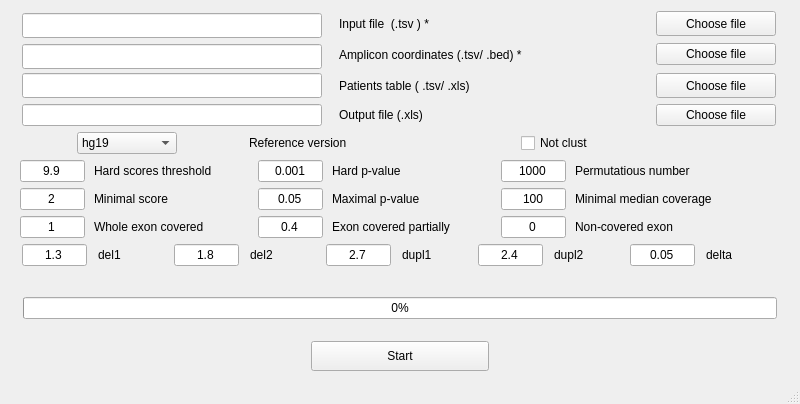
<?xml version="1.0" encoding="UTF-8"?>
<ui version="4.0">
 <class>BRACNAV</class>
 <widget class="QMainWindow" name="BRACNAV">
  <property name="geometry">
   <rect>
    <x>0</x>
    <y>0</y>
    <width>800</width>
    <height>404</height>
   </rect>
  </property>
  <property name="maximumSize">
   <size>
    <width>800</width>
    <height>404</height>
   </size>
  </property>
  <property name="windowTitle">
   <string>BRACNAV</string>
  </property>
  <widget class="QWidget" name="centralWidget">
   <property name="sizePolicy">
    <sizepolicy hsizetype="Expanding" vsizetype="Expanding">
     <horstretch>0</horstretch>
     <verstretch>0</verstretch>
    </sizepolicy>
   </property>
   <layout class="QVBoxLayout" name="verticalLayout">
    <item>
     <layout class="QHBoxLayout" name="horizontalLayout">
      <item>
       <widget class="QLineEdit" name="input_file_text">
        <property name="enabled">
         <bool>true</bool>
        </property>
        <property name="minimumSize">
         <size>
          <width>200</width>
          <height>25</height>
         </size>
        </property>
        <property name="maximumSize">
         <size>
          <width>300</width>
          <height>20</height>
         </size>
        </property>
        <property name="html" stdset="0">
         <string>&lt;!DOCTYPE HTML PUBLIC &quot;-//W3C//DTD HTML 4.0//EN&quot; &quot;http://www.w3.org/TR/REC-html40/strict.dtd&quot;&gt;
&lt;html&gt;&lt;head&gt;&lt;meta name=&quot;qrichtext&quot; content=&quot;1&quot; /&gt;&lt;style type=&quot;text/css&quot;&gt;
p, li { white-space: pre-wrap; }
&lt;/style&gt;&lt;/head&gt;&lt;body style=&quot; font-family:'Ubuntu'; font-size:11pt; font-weight:400; font-style:normal;&quot;&gt;
&lt;p style=&quot;-qt-paragraph-type:empty; margin-top:0px; margin-bottom:0px; margin-left:0px; margin-right:0px; -qt-block-indent:0; text-indent:0px;&quot;&gt;&lt;br /&gt;&lt;/p&gt;&lt;/body&gt;&lt;/html&gt;</string>
        </property>
       </widget>
      </item>
      <item>
       <widget class="QLabel" name="label">
        <property name="maximumSize">
         <size>
          <width>300</width>
          <height>30</height>
         </size>
        </property>
        <property name="font">
         <font>
          <family>Liberation Sans</family>
         </font>
        </property>
        <property name="toolTip">
         <string>&lt;html&gt;&lt;head/&gt;&lt;body&gt;&lt;p&gt;File with amplicon coverages with following columns: Patient#, Patient_ID, Barcodes, Median_Coverage, Number_&amp;lt;30, amplicon#1... (Patient_ID, Barcodes, Median_Coverage, Number_&amp;lt;30 are optional columns)&lt;/p&gt;&lt;/body&gt;&lt;/html&gt;</string>
        </property>
        <property name="whatsThis">
         <string>&lt;html&gt;&lt;head/&gt;&lt;body&gt;&lt;p&gt;File with amplicon coverages&lt;/p&gt;&lt;p&gt;&lt;br/&gt;&lt;/p&gt;&lt;/body&gt;&lt;/html&gt;</string>
        </property>
        <property name="text">
         <string>Input file  (.tsv ) *</string>
        </property>
       </widget>
      </item>
      <item>
       <widget class="QPushButton" name="input_file_button">
        <property name="maximumSize">
         <size>
          <width>120</width>
          <height>30</height>
         </size>
        </property>
        <property name="font">
         <font>
          <family>Liberation Sans</family>
         </font>
        </property>
        <property name="text">
         <string>Choose file</string>
        </property>
       </widget>
      </item>
     </layout>
    </item>
    <item>
     <layout class="QHBoxLayout" name="horizontalLayout_2">
      <item>
       <widget class="QLineEdit" name="amplicon_file_text">
        <property name="enabled">
         <bool>true</bool>
        </property>
        <property name="minimumSize">
         <size>
          <width>200</width>
          <height>25</height>
         </size>
        </property>
        <property name="maximumSize">
         <size>
          <width>300</width>
          <height>20</height>
         </size>
        </property>
        <property name="html" stdset="0">
         <string>&lt;!DOCTYPE HTML PUBLIC &quot;-//W3C//DTD HTML 4.0//EN&quot; &quot;http://www.w3.org/TR/REC-html40/strict.dtd&quot;&gt;
&lt;html&gt;&lt;head&gt;&lt;meta name=&quot;qrichtext&quot; content=&quot;1&quot; /&gt;&lt;style type=&quot;text/css&quot;&gt;
p, li { white-space: pre-wrap; }
&lt;/style&gt;&lt;/head&gt;&lt;body style=&quot; font-family:'Ubuntu'; font-size:11pt; font-weight:400; font-style:normal;&quot;&gt;
&lt;p style=&quot;-qt-paragraph-type:empty; margin-top:0px; margin-bottom:0px; margin-left:0px; margin-right:0px; -qt-block-indent:0; text-indent:0px;&quot;&gt;&lt;br /&gt;&lt;/p&gt;&lt;/body&gt;&lt;/html&gt;</string>
        </property>
       </widget>
      </item>
      <item>
       <widget class="QLabel" name="label_2">
        <property name="maximumSize">
         <size>
          <width>300</width>
          <height>30</height>
         </size>
        </property>
        <property name="font">
         <font>
          <family>Liberation Sans</family>
         </font>
        </property>
        <property name="toolTip">
         <string>&lt;html&gt;&lt;head/&gt;&lt;body&gt;&lt;p&gt;TSV-file with coordinates for each amplicon and numbers of multiplexes. First column is a number of amplicon, second - number of chromosome, next two - coordinates, and last - number of multiplex.&lt;/p&gt;&lt;/body&gt;&lt;/html&gt;</string>
        </property>
        <property name="whatsThis">
         <string>&lt;html&gt;&lt;head/&gt;&lt;body&gt;&lt;p&gt;TSV-file with coordinates for each amplicon and numbers of multiplexes&lt;/p&gt;&lt;/body&gt;&lt;/html&gt;</string>
        </property>
        <property name="text">
         <string>Amplicon coordinates (.tsv/ .bed) *</string>
        </property>
        <property name="scaledContents">
         <bool>false</bool>
        </property>
       </widget>
      </item>
      <item>
       <widget class="QPushButton" name="amplicon_file_button">
        <property name="maximumSize">
         <size>
          <width>120</width>
          <height>16777215</height>
         </size>
        </property>
        <property name="font">
         <font>
          <family>Liberation Sans</family>
         </font>
        </property>
        <property name="text">
         <string>Choose file</string>
        </property>
       </widget>
      </item>
     </layout>
    </item>
    <item>
     <layout class="QHBoxLayout" name="horizontalLayout_3">
      <property name="topMargin">
       <number>0</number>
      </property>
      <item>
       <widget class="QLineEdit" name="patients_table_text">
        <property name="enabled">
         <bool>true</bool>
        </property>
        <property name="sizePolicy">
         <sizepolicy hsizetype="Fixed" vsizetype="Fixed">
          <horstretch>0</horstretch>
          <verstretch>0</verstretch>
         </sizepolicy>
        </property>
        <property name="minimumSize">
         <size>
          <width>0</width>
          <height>25</height>
         </size>
        </property>
        <property name="maximumSize">
         <size>
          <width>300</width>
          <height>25</height>
         </size>
        </property>
       </widget>
      </item>
      <item>
       <widget class="QLabel" name="label_3">
        <property name="maximumSize">
         <size>
          <width>300</width>
          <height>30</height>
         </size>
        </property>
        <property name="font">
         <font>
          <family>Liberation Sans</family>
         </font>
        </property>
        <property name="toolTip">
         <string>&lt;html&gt;&lt;head/&gt;&lt;body&gt;&lt;p&gt;Optional TSV-file with patient IDs and names. Column names are required (Patient_num, Patient_ID, Barcode_1, Barcode_2)&lt;/p&gt;&lt;/body&gt;&lt;/html&gt;</string>
        </property>
        <property name="whatsThis">
         <string>&lt;html&gt;&lt;head/&gt;&lt;body&gt;&lt;p&gt;TSV-file with patient IDs and names. Column names are required&lt;/p&gt;&lt;/body&gt;&lt;/html&gt;</string>
        </property>
        <property name="text">
         <string>Patients table ( .tsv/ .xls)</string>
        </property>
       </widget>
      </item>
      <item>
       <widget class="QPushButton" name="patients_table_button">
        <property name="maximumSize">
         <size>
          <width>120</width>
          <height>30</height>
         </size>
        </property>
        <property name="font">
         <font>
          <family>Liberation Sans</family>
         </font>
        </property>
        <property name="text">
         <string>Choose file</string>
        </property>
       </widget>
      </item>
     </layout>
    </item>
    <item>
     <layout class="QHBoxLayout" name="horizontalLayout_4">
      <property name="bottomMargin">
       <number>0</number>
      </property>
      <item>
       <widget class="QLineEdit" name="output_file_text">
        <property name="enabled">
         <bool>true</bool>
        </property>
        <property name="maximumSize">
         <size>
          <width>300</width>
          <height>25</height>
         </size>
        </property>
        <property name="baseSize">
         <size>
          <width>220</width>
          <height>0</height>
         </size>
        </property>
        <property name="html" stdset="0">
         <string>&lt;!DOCTYPE HTML PUBLIC &quot;-//W3C//DTD HTML 4.0//EN&quot; &quot;http://www.w3.org/TR/REC-html40/strict.dtd&quot;&gt;
&lt;html&gt;&lt;head&gt;&lt;meta name=&quot;qrichtext&quot; content=&quot;1&quot; /&gt;&lt;style type=&quot;text/css&quot;&gt;
p, li { white-space: pre-wrap; }
&lt;/style&gt;&lt;/head&gt;&lt;body style=&quot; font-family:'Ubuntu'; font-size:11pt; font-weight:400; font-style:normal;&quot;&gt;
&lt;p style=&quot;-qt-paragraph-type:empty; margin-top:0px; margin-bottom:0px; margin-left:0px; margin-right:0px; -qt-block-indent:0; text-indent:0px;&quot;&gt;&lt;br /&gt;&lt;/p&gt;&lt;/body&gt;&lt;/html&gt;</string>
        </property>
       </widget>
      </item>
      <item>
       <widget class="QLabel" name="label_4">
        <property name="maximumSize">
         <size>
          <width>300</width>
          <height>30</height>
         </size>
        </property>
        <property name="font">
         <font>
          <family>Liberation Sans</family>
         </font>
        </property>
        <property name="text">
         <string>Output file (.xls)</string>
        </property>
       </widget>
      </item>
      <item>
       <widget class="QPushButton" name="output_file_button">
        <property name="maximumSize">
         <size>
          <width>120</width>
          <height>30</height>
         </size>
        </property>
        <property name="font">
         <font>
          <family>Liberation Sans</family>
         </font>
        </property>
        <property name="text">
         <string>Choose file</string>
        </property>
       </widget>
      </item>
     </layout>
    </item>
    <item>
     <layout class="QHBoxLayout" name="horizontalLayout_5">
      <property name="bottomMargin">
       <number>0</number>
      </property>
      <item>
       <widget class="QComboBox" name="reference_version_box">
        <property name="maximumSize">
         <size>
          <width>100</width>
          <height>100</height>
         </size>
        </property>
        <property name="font">
         <font>
          <family>Liberation Sans</family>
         </font>
        </property>
        <item>
         <property name="text">
          <string>hg19</string>
         </property>
        </item>
        <item>
         <property name="text">
          <string>hg38</string>
         </property>
        </item>
       </widget>
      </item>
      <item>
       <widget class="QLabel" name="label_5">
        <property name="maximumSize">
         <size>
          <width>200</width>
          <height>30</height>
         </size>
        </property>
        <property name="font">
         <font>
          <family>Liberation Sans</family>
         </font>
        </property>
        <property name="toolTip">
         <string>&lt;html&gt;&lt;head/&gt;&lt;body&gt;&lt;p&gt;Version of the reference genome&lt;/p&gt;&lt;/body&gt;&lt;/html&gt;</string>
        </property>
        <property name="whatsThis">
         <string>&lt;html&gt;&lt;head/&gt;&lt;body&gt;&lt;p&gt;Version of the reference genome&lt;/p&gt;&lt;/body&gt;&lt;/html&gt;</string>
        </property>
        <property name="text">
         <string>Reference version</string>
        </property>
       </widget>
      </item>
      <item>
       <widget class="QCheckBox" name="clust_box">
        <property name="maximumSize">
         <size>
          <width>200</width>
          <height>30</height>
         </size>
        </property>
        <property name="font">
         <font>
          <family>Liberation Sans</family>
         </font>
        </property>
        <property name="toolTip">
         <string>&lt;html&gt;&lt;head/&gt;&lt;body&gt;&lt;p&gt;Use this parameter if you do not want to clusterize samples during normalization&lt;/p&gt;&lt;/body&gt;&lt;/html&gt;</string>
        </property>
        <property name="whatsThis">
         <string>&lt;html&gt;&lt;head/&gt;&lt;body&gt;&lt;p&gt;Use this parameter if you do not want to clusterize samples during normalization&lt;/p&gt;&lt;/body&gt;&lt;/html&gt;</string>
        </property>
        <property name="text">
         <string>Not clust</string>
        </property>
       </widget>
      </item>
     </layout>
    </item>
    <item>
     <layout class="QHBoxLayout" name="horizontalLayout_6">
      <property name="spacing">
       <number>0</number>
      </property>
      <property name="bottomMargin">
       <number>0</number>
      </property>
      <item>
       <widget class="QLineEdit" name="Hscores_threshold_text">
        <property name="maximumSize">
         <size>
          <width>65</width>
          <height>25</height>
         </size>
        </property>
        <property name="font">
         <font>
          <family>Liberation Sans</family>
         </font>
        </property>
        <property name="text">
         <string>9.9</string>
        </property>
        <property name="alignment">
         <set>Qt::AlignCenter</set>
        </property>
       </widget>
      </item>
      <item>
       <widget class="QLabel" name="label_7">
        <property name="maximumSize">
         <size>
          <width>155</width>
          <height>16777215</height>
         </size>
        </property>
        <property name="font">
         <font>
          <family>Liberation Sans</family>
         </font>
        </property>
        <property name="toolTip">
         <string>&lt;html&gt;&lt;head/&gt;&lt;body&gt;&lt;p&gt;Minimal hard score for large rearrangement detection&lt;/p&gt;&lt;/body&gt;&lt;/html&gt;</string>
        </property>
        <property name="whatsThis">
         <string>&lt;html&gt;&lt;head/&gt;&lt;body&gt;&lt;p&gt;Minimal hard score for large rearrangement detection&lt;/p&gt;&lt;/body&gt;&lt;/html&gt;</string>
        </property>
        <property name="text">
         <string>Hard scores threshold</string>
        </property>
       </widget>
      </item>
      <item>
       <widget class="QLineEdit" name="Hpvalue_text">
        <property name="maximumSize">
         <size>
          <width>65</width>
          <height>25</height>
         </size>
        </property>
        <property name="font">
         <font>
          <family>Liberation Sans</family>
         </font>
        </property>
        <property name="text">
         <string>0.001</string>
        </property>
        <property name="alignment">
         <set>Qt::AlignCenter</set>
        </property>
       </widget>
      </item>
      <item>
       <widget class="QLabel" name="label_6">
        <property name="maximumSize">
         <size>
          <width>160</width>
          <height>16777215</height>
         </size>
        </property>
        <property name="font">
         <font>
          <family>Liberation Sans</family>
         </font>
        </property>
        <property name="toolTip">
         <string>&lt;html&gt;&lt;head/&gt;&lt;body&gt;&lt;p&gt;Maximal p-value for hard filtering mutations&lt;/p&gt;&lt;/body&gt;&lt;/html&gt;</string>
        </property>
        <property name="whatsThis">
         <string>&lt;html&gt;&lt;head/&gt;&lt;body&gt;&lt;p&gt;Maximal p-value for hard filtering mutations&lt;/p&gt;&lt;/body&gt;&lt;/html&gt;</string>
        </property>
        <property name="text">
         <string>Hard p-value</string>
        </property>
       </widget>
      </item>
      <item>
       <widget class="QLineEdit" name="permutations_number_text">
        <property name="enabled">
         <bool>true</bool>
        </property>
        <property name="maximumSize">
         <size>
          <width>65</width>
          <height>25</height>
         </size>
        </property>
        <property name="font">
         <font>
          <family>Liberation Sans</family>
         </font>
        </property>
	<property name="text">
         <string>1000</string>
        </property>
        <property name="alignment">
         <set>Qt::AlignCenter</set>
        </property>
      </widget>
      </item>
      <item>
       <widget class="QLabel" name="label_8">
        <property name="maximumSize">
         <size>
          <width>200</width>
          <height>100</height>
         </size>
        </property>
        <property name="font">
         <font>
          <family>Liberation Sans</family>
         </font>
        </property>
        <property name="toolTip">
         <string>&lt;html&gt;&lt;head/&gt;&lt;body&gt;&lt;p&gt;Number of permutations for calculating p-value&lt;/p&gt;&lt;/body&gt;&lt;/html&gt;</string>
        </property>
        <property name="whatsThis">
         <string>&lt;html&gt;&lt;head/&gt;&lt;body&gt;&lt;p&gt;Number of permutations for calculating p-value&lt;/p&gt;&lt;/body&gt;&lt;/html&gt;</string>
        </property>
        <property name="text">
         <string>Permutatious number</string>
        </property>
       </widget>
      </item>
     </layout>
    </item>
    <item>
     <layout class="QHBoxLayout" name="horizontalLayout_7">
      <property name="spacing">
       <number>0</number>
      </property>
      <property name="bottomMargin">
       <number>0</number>
      </property>
      <item>
       <widget class="QLineEdit" name="minimal_score_text">
        <property name="maximumSize">
         <size>
          <width>65</width>
          <height>25</height>
         </size>
        </property>
        <property name="font">
         <font>
          <family>Liberation Sans</family>
         </font>
        </property>
	<property name="text">
         <string>2</string>
        </property>
        <property name="alignment">
         <set>Qt::AlignCenter</set>
        </property>
       </widget>
      </item>
      <item>
       <widget class="QLabel" name="label_9">
        <property name="maximumSize">
         <size>
          <width>155</width>
          <height>16777215</height>
         </size>
        </property>
        <property name="font">
         <font>
          <family>Liberation Sans</family>
         </font>
        </property>
        <property name="toolTip">
         <string>&lt;html&gt;&lt;head/&gt;&lt;body&gt;&lt;p&gt;Minimal score for large rearrangement detection&lt;/p&gt;&lt;/body&gt;&lt;/html&gt;</string>
        </property>
        <property name="whatsThis">
         <string>&lt;html&gt;&lt;head/&gt;&lt;body&gt;&lt;p&gt;Minimal score for large rearrangement detection&lt;/p&gt;&lt;/body&gt;&lt;/html&gt;</string>
        </property>
        <property name="text">
         <string>Minimal score</string>
        </property>
       </widget>
      </item>
      <item>
       <widget class="QLineEdit" name="maximal_p_value_text">
        <property name="maximumSize">
         <size>
          <width>65</width>
          <height>25</height>
         </size>
        </property>
        <property name="font">
         <font>
          <family>Liberation Sans</family>
         </font>
        </property>
	<property name="text">
         <string>0.05</string>
        </property>
        <property name="alignment">
         <set>Qt::AlignCenter</set>
        </property>
       </widget>
      </item>
      <item>
       <widget class="QLabel" name="label_10">
        <property name="maximumSize">
         <size>
          <width>160</width>
          <height>16777215</height>
         </size>
        </property>
        <property name="font">
         <font>
          <family>Liberation Sans</family>
         </font>
        </property>
        <property name="toolTip">
         <string>&lt;html&gt;&lt;head/&gt;&lt;body&gt;&lt;p&gt;Maximal p-value for filtering mutations&lt;/p&gt;&lt;/body&gt;&lt;/html&gt;</string>
        </property>
        <property name="whatsThis">
         <string>&lt;html&gt;&lt;head/&gt;&lt;body&gt;&lt;p&gt;Maximal p-value for filtering mutations&lt;/p&gt;&lt;/body&gt;&lt;/html&gt;</string>
        </property>
        <property name="text">
         <string>Maximal p-value</string>
        </property>
       </widget>
      </item>
      <item>
       <widget class="QLineEdit" name="minimal_median_coverage_text">
        <property name="maximumSize">
         <size>
          <width>65</width>
          <height>25</height>
         </size>
        </property>
        <property name="font">
         <font>
          <family>Liberation Sans</family>
         </font>
        </property>
	<property name="text">
         <string>100</string>
        </property>
        <property name="alignment">
         <set>Qt::AlignCenter</set>
        </property>
       </widget>
      </item>
      <item>
       <widget class="QLabel" name="label_11">
        <property name="maximumSize">
         <size>
          <width>200</width>
          <height>30</height>
         </size>
        </property>
        <property name="font">
         <font>
          <family>Liberation Sans</family>
         </font>
        </property>
        <property name="toolTip">
         <string>&lt;html&gt;&lt;head/&gt;&lt;body&gt;&lt;p&gt;Minimal median coverage for patient&lt;/p&gt;&lt;/body&gt;&lt;/html&gt;</string>
        </property>
        <property name="whatsThis">
         <string>&lt;html&gt;&lt;head/&gt;&lt;body&gt;&lt;p&gt;Minimal median coverage for patient&lt;/p&gt;&lt;/body&gt;&lt;/html&gt;</string>
        </property>
        <property name="text">
         <string>Minimal median coverage</string>
        </property>
       </widget>
      </item>
     </layout>
    </item>
    <item>
     <layout class="QHBoxLayout" name="horizontalLayout_10">
      <property name="spacing">
       <number>0</number>
      </property>
      <property name="bottomMargin">
       <number>0</number>
      </property>
      <item>
       <widget class="QLineEdit" name="exonCoveredWhole_text">
        <property name="maximumSize">
         <size>
          <width>65</width>
          <height>25</height>
         </size>
        </property>
        <property name="font">
         <font>
          <family>Liberation Sans</family>
         </font>
        </property>
	<property name="text">
         <string>1</string>
        </property>
        <property name="alignment">
         <set>Qt::AlignCenter</set>
        </property>
       </widget>
      </item>
      <item>
       <widget class="QLabel" name="label_14">
        <property name="maximumSize">
         <size>
          <width>155</width>
          <height>16777215</height>
         </size>
        </property>
        <property name="font">
         <font>
          <family>Liberation Sans</family>
         </font>
        </property>
        <property name="toolTip">
         <string>&lt;html&gt;&lt;head/&gt;&lt;body&gt;&lt;p&gt;Value for calculating score when whole exon is covered &lt;/p&gt;&lt;/body&gt;&lt;/html&gt;</string>
        </property>
        <property name="text">
         <string>Whole exon covered</string>
        </property>
       </widget>
      </item>
      <item>
       <widget class="QLineEdit" name="exonCoveredPart_text">
        <property name="maximumSize">
         <size>
          <width>65</width>
          <height>25</height>
         </size>
        </property>
        <property name="font">
         <font>
          <family>Liberation Sans</family>
         </font>
        </property>
	<property name="text">
         <string>0.4</string>
        </property>
        <property name="alignment">
         <set>Qt::AlignCenter</set>
        </property>
       </widget>
      </item>
      <item>
       <widget class="QLabel" name="label_13">
        <property name="maximumSize">
         <size>
          <width>160</width>
          <height>16777215</height>
         </size>
        </property>
        <property name="font">
         <font>
          <family>Liberation Sans</family>
         </font>
        </property>
        <property name="toolTip">
         <string>&lt;html&gt;&lt;head/&gt;&lt;body&gt;&lt;p&gt;Value for calculating score when part of exon is covered&lt;/p&gt;&lt;/body&gt;&lt;/html&gt;</string>
        </property>
        <property name="text">
         <string>Exon covered partially</string>
        </property>
       </widget>
      </item>
      <item>
       <widget class="QLineEdit" name="exonNonCovered_text">
        <property name="maximumSize">
         <size>
          <width>65</width>
          <height>25</height>
         </size>
        </property>
        <property name="font">
         <font>
          <family>Liberation Sans</family>
         </font>
        </property>
	<property name="text">
         <string>0</string>
        </property>
        <property name="alignment">
         <set>Qt::AlignCenter</set>
        </property>
       </widget>
      </item>
      <item>
       <widget class="QLabel" name="label_12">
        <property name="maximumSize">
         <size>
          <width>200</width>
          <height>16777215</height>
         </size>
        </property>
        <property name="font">
         <font>
          <family>Liberation Sans</family>
         </font>
        </property>
        <property name="toolTip">
         <string>&lt;html&gt;&lt;head/&gt;&lt;body&gt;&lt;p&gt;Value for calculating score when exon is not covered&lt;/p&gt;&lt;/body&gt;&lt;/html&gt;</string>
        </property>
        <property name="text">
         <string>Non-covered exon</string>
        </property>
       </widget>
      </item>
     </layout>
    </item>
    <item>
     <layout class="QHBoxLayout" name="horizontalLayout_11">
      <property name="spacing">
       <number>0</number>
      </property>
      <property name="bottomMargin">
       <number>0</number>
      </property>
      <item>
       <widget class="QLineEdit" name="delTh1_text">
        <property name="maximumSize">
         <size>
          <width>65</width>
          <height>25</height>
         </size>
        </property>
        <property name="font">
         <font>
          <family>Liberation Sans</family>
         </font>
        </property>
	<property name="text">
         <string>1.3</string>
        </property>
        <property name="alignment">
         <set>Qt::AlignCenter</set>
        </property>
       </widget>
      </item>
      <item>
       <widget class="QLabel" name="label_15">
        <property name="maximumSize">
         <size>
          <width>65</width>
          <height>30</height>
         </size>
        </property>
        <property name="font">
         <font>
          <family>Liberation Sans</family>
         </font>
        </property>
        <property name="toolTip">
         <string>&lt;html&gt;&lt;head/&gt;&lt;body&gt;&lt;p&gt;Normalized value of coverage for considering an amplicon as likely deleted&lt;/p&gt;&lt;/body&gt;&lt;/html&gt;</string>
        </property>
        <property name="text">
         <string>del1</string>
        </property>
       </widget>
      </item>
      <item>
       <widget class="QLineEdit" name="delTh2_text">
        <property name="maximumSize">
         <size>
          <width>65</width>
          <height>25</height>
         </size>
        </property>
        <property name="font">
         <font>
          <family>Liberation Sans</family>
         </font>
        </property>
	<property name="text">
         <string>1.8</string>
        </property>
        <property name="alignment">
         <set>Qt::AlignCenter</set>
        </property>
       </widget>
      </item>
      <item>
       <widget class="QLabel" name="label_16">
        <property name="maximumSize">
         <size>
          <width>65</width>
          <height>16777215</height>
         </size>
        </property>
        <property name="font">
         <font>
          <family>Liberation Sans</family>
         </font>
        </property>
        <property name="toolTip">
         <string>&lt;html&gt;&lt;head/&gt;&lt;body&gt;&lt;p&gt;Normalized value of coverage for considering an amplicon as probably deleted &lt;/p&gt;&lt;/body&gt;&lt;/html&gt;</string>
        </property>
        <property name="text">
         <string>del2</string>
        </property>
       </widget>
      </item>
      <item>
       <widget class="QLineEdit" name="duplTh1_text">
        <property name="maximumSize">
         <size>
          <width>65</width>
          <height>25</height>
         </size>
        </property>
        <property name="font">
         <font>
          <family>Liberation Sans</family>
         </font>
        </property>
	<property name="text">
         <string>2.7</string>
        </property>
        <property name="alignment">
         <set>Qt::AlignCenter</set>
        </property>
       </widget>
      </item>
      <item>
       <widget class="QLabel" name="label_17">
        <property name="maximumSize">
         <size>
          <width>65</width>
          <height>16777215</height>
         </size>
        </property>
        <property name="font">
         <font>
          <family>Liberation Sans</family>
         </font>
        </property>
        <property name="toolTip">
         <string>&lt;html&gt;&lt;head/&gt;&lt;body&gt;&lt;p&gt;Normalized value of coverage for considering an amplicon as likely duplicated&lt;/p&gt;&lt;/body&gt;&lt;/html&gt;</string>
        </property>
        <property name="text">
         <string>dupl1</string>
        </property>
       </widget>
      </item>
      <item>
       <widget class="QLineEdit" name="duplTh2_text">
        <property name="maximumSize">
         <size>
          <width>65</width>
          <height>25</height>
         </size>
        </property>
        <property name="font">
         <font>
          <family>Liberation Sans</family>
         </font>
        </property>
	<property name="text">
         <string>2.4</string>
        </property>
        <property name="alignment">
         <set>Qt::AlignCenter</set>
        </property>
       </widget>
      </item>
      <item>
       <widget class="QLabel" name="label_18">
        <property name="maximumSize">
         <size>
          <width>65</width>
          <height>16777215</height>
         </size>
        </property>
        <property name="font">
         <font>
          <family>Liberation Sans</family>
         </font>
        </property>
        <property name="toolTip">
         <string>&lt;html&gt;&lt;head/&gt;&lt;body&gt;&lt;p&gt;Normalized value of coverage for considering an amplicon as probably duplicated&lt;/p&gt;&lt;/body&gt;&lt;/html&gt;</string>
        </property>
        <property name="text">
         <string>dupl2</string>
        </property>
       </widget>
      </item>
      <item>
       <widget class="QLineEdit" name="delta_text">
        <property name="maximumSize">
         <size>
          <width>65</width>
          <height>25</height>
         </size>
        </property>
        <property name="font">
         <font>
          <family>Liberation Sans</family>
         </font>
        </property>
	<property name="text">
         <string>0.05</string>
        </property>
        <property name="alignment">
         <set>Qt::AlignCenter</set>
        </property>
       </widget>
      </item>
      <item>
       <widget class="QLabel" name="delta">
        <property name="maximumSize">
         <size>
          <width>65</width>
          <height>16777215</height>
         </size>
        </property>
        <property name="font">
         <font>
          <family>Liberation Sans</family>
         </font>
        </property>
        <property name="toolTip">
         <string>&lt;html&gt;&lt;head/&gt;&lt;body&gt;&lt;p&gt;Minimal relative difference between two values to be considered as significant&lt;/p&gt;&lt;/body&gt;&lt;/html&gt;</string>
        </property>
        <property name="text">
         <string>delta</string>
        </property>
       </widget>
      </item>
     </layout>
    </item>
    <item>
     <spacer name="verticalSpacer_2">
      <property name="orientation">
       <enum>Qt::Vertical</enum>
      </property>
      <property name="sizeHint" stdset="0">
       <size>
        <width>20</width>
        <height>40</height>
       </size>
      </property>
     </spacer>
    </item>
    <item>
     <layout class="QHBoxLayout" name="horizontalLayout_9">
      <property name="leftMargin">
       <number>12</number>
      </property>
      <property name="rightMargin">
       <number>12</number>
      </property>
      <property name="bottomMargin">
       <number>0</number>
      </property>
      <item>
       <widget class="QProgressBar" name="progressBar">
        <property name="font">
         <font>
          <family>Liberation Sans</family>
         </font>
        </property>
        <property name="value">
         <number>0</number>
        </property>
       </widget>
      </item>
     </layout>
    </item>
    <item>
     <spacer name="verticalSpacer">
      <property name="orientation">
       <enum>Qt::Vertical</enum>
      </property>
      <property name="sizeHint" stdset="0">
       <size>
        <width>20</width>
        <height>30</height>
       </size>
      </property>
     </spacer>
    </item>
    <item>
     <layout class="QHBoxLayout" name="horizontalLayout_8">
      <property name="bottomMargin">
       <number>0</number>
      </property>
      <item>
       <spacer name="horizontalSpacer">
        <property name="orientation">
         <enum>Qt::Horizontal</enum>
        </property>
        <property name="sizeType">
         <enum>QSizePolicy::Fixed</enum>
        </property>
        <property name="sizeHint" stdset="0">
         <size>
          <width>300</width>
          <height>0</height>
         </size>
        </property>
       </spacer>
      </item>
      <item>
       <widget class="QPushButton" name="start_button">
        <property name="sizePolicy">
         <sizepolicy hsizetype="Fixed" vsizetype="Fixed">
          <horstretch>0</horstretch>
          <verstretch>0</verstretch>
         </sizepolicy>
        </property>
        <property name="maximumSize">
         <size>
          <width>250</width>
          <height>30</height>
         </size>
        </property>
        <property name="font">
         <font>
          <family>Liberation Sans</family>
         </font>
        </property>
        <property name="text">
         <string>Start</string>
        </property>
       </widget>
      </item>
      <item>
       <spacer name="horizontalSpacer_2">
        <property name="orientation">
         <enum>Qt::Horizontal</enum>
        </property>
        <property name="sizeType">
         <enum>QSizePolicy::Fixed</enum>
        </property>
        <property name="sizeHint" stdset="0">
         <size>
          <width>300</width>
          <height>30</height>
         </size>
        </property>
       </spacer>
      </item>
     </layout>
    </item>
   </layout>
  </widget>
  <widget class="QStatusBar" name="statusBar"/>
 </widget>
 <layoutdefault spacing="6" margin="11"/>
 <resources/>
 <connections/>
</ui>
